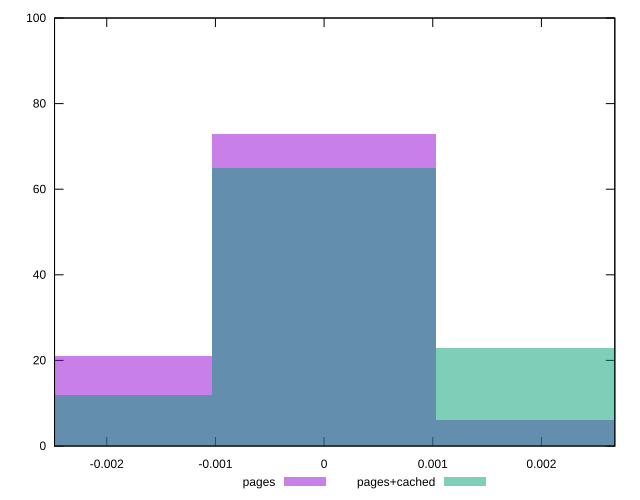

Write the gnuplot code that produced this figure.
reset

$pages <<EOF
-0.002058631894786995 21
0 73
0.002058631894786995 6
EOF

$pagesCached <<EOF
-0.002058631894786995 12
0 65
0.002058631894786995 23
EOF

set key outside below
set boxwidth 0.002058631894786995
set xrange [-0.0024806720457930934:0.002675728366212085]
set yrange [0:100]
set trange [0:100]
set style fill transparent solid 0.5 noborder
set terminal svg size 640, 500 enhanced background rgb 'white'
set output "report_00018_2021-02-10T15-25-16.877Z/meta/pScore-difference/comparison/histogram/0_vs_1.svg"

plot $pages title "pages" with boxes, \
     $pagesCached title "pages+cached" with boxes

reset
